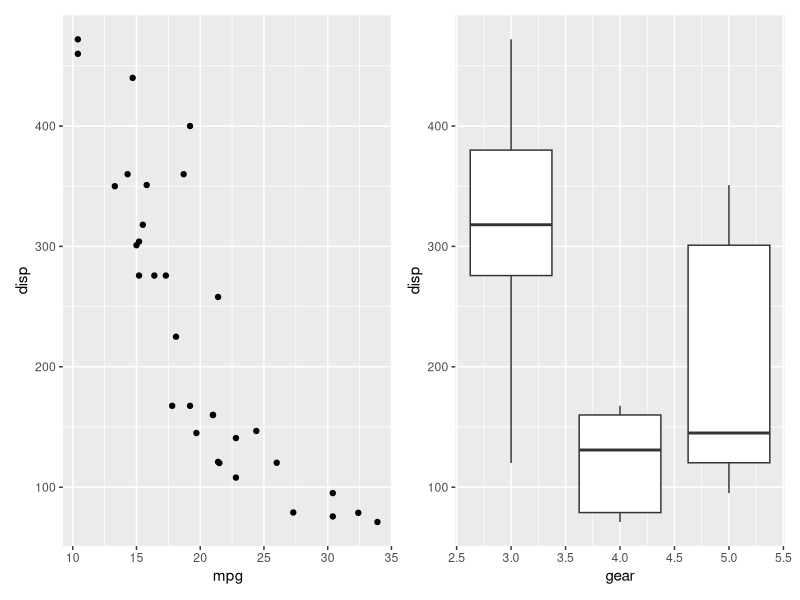
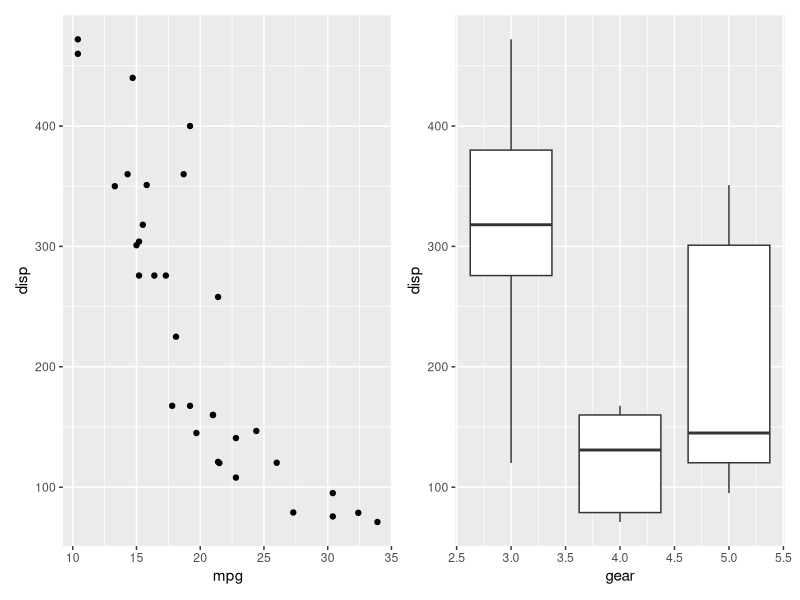

Source code (R) for these figures, in order:
# gloss bench figure gallery-060
# source: package/patchwork.Rmd (gallery)
# Frozen by bench/R/harvest.R: code up to the chosen figure; see meta.json.
# ---- chunk 1 ----
knitr::opts_chunk$set( warning=FALSE, message=FALSE)
# ---- chunk 2 ----
library(ggplot2)
library(patchwork)
p1 <- ggplot(mtcars) + geom_point(aes(mpg, disp))
p2 <- ggplot(mtcars) + geom_boxplot(aes(gear, disp, group = gear))
p1 + p2
# ---- chunk 3 ----
# install.packages("patchwork") # [bench: install call removed]
# ---- chunk 4 ----
p1 <- ggplot(mtcars) + geom_point(aes(mpg, disp))
p2 <- ggplot(mtcars) + geom_boxplot(aes(gear, disp, group = gear))
p1 + p2
